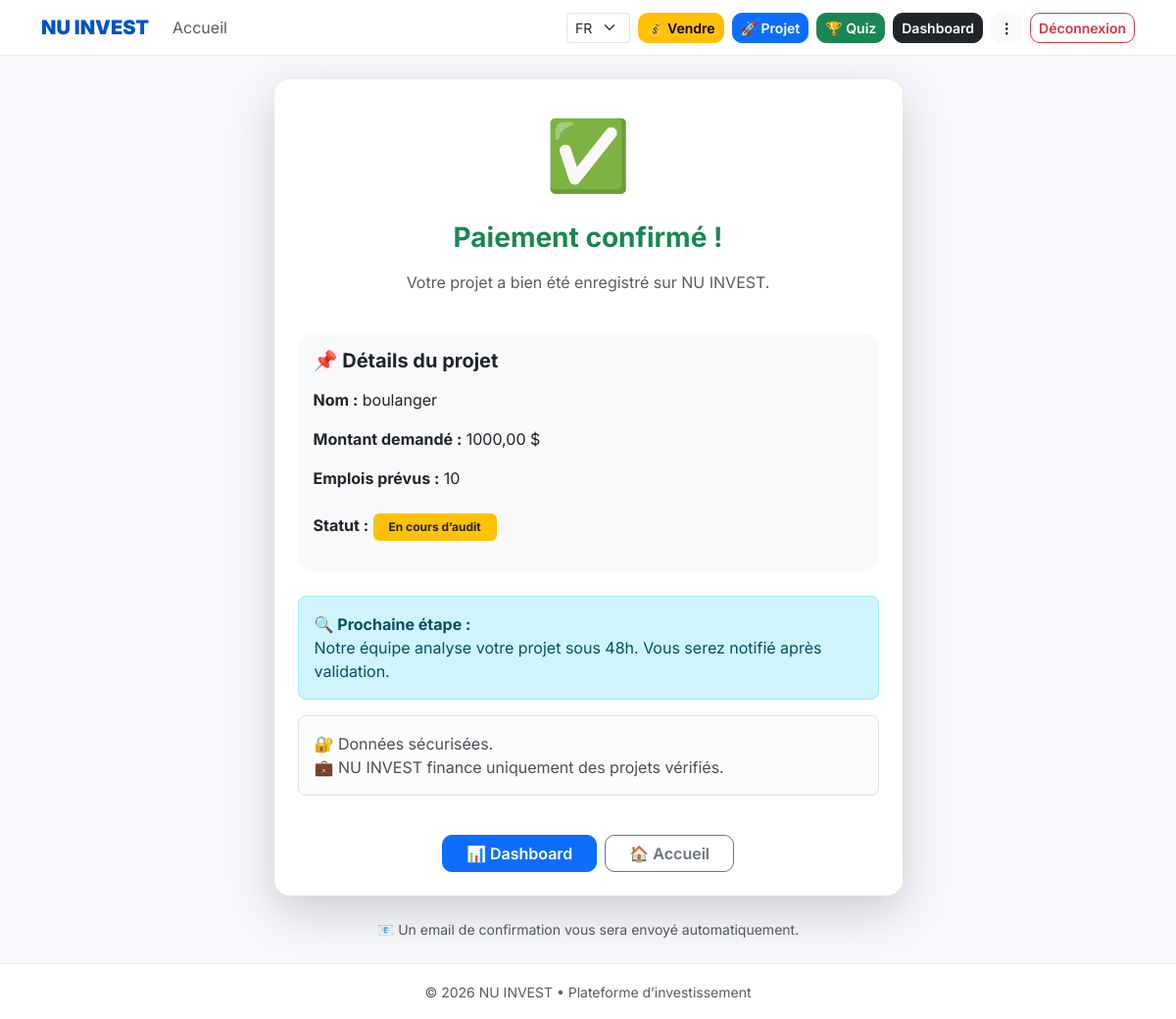
The app's page /projets/confirmation/ (signed in) with its own data.
### platform_invest/models.py (models this page shows, shortened)
class Project(models.Model):
    STATUS_CHOICES = [
        ('PENDING', 'En attente'),
        ('REVIEW', 'En analyse'),
        ('APPROVED', 'Approuvé'),
        ('FUNDED', 'Financé'),
        ('REJECTED', 'Rejeté'),
    ]
    owner = models.ForeignKey(User, on_delete=models.CASCADE, related_name='projects')
    project_name = models.CharField(max_length=200)
    slug = models.SlugField(blank=True, null=True)  # ⚠️ pas unique
    description = models.TextField()
    jobs_to_create = models.PositiveIntegerField()
    amount_needed = models.DecimalField(max_digits=12, decimal_places=2)
    amount_raised = models.DecimalField(max_digits=12, decimal_places=2, default=0)
    status = models.CharField(max_length=15, choices=STATUS_CHOICES, default='PENDING')
    location = models.CharField(max_length=255, blank=True, null=True)
    image = models.ImageField(upload_to='projects/', blank=True, null=True)
    created_at = models.DateTimeField(auto_now_add=True)

### platform_invest/views.py (the view)
# urls.py: path('projets/confirmation/', v.confirmation_paiement, name='confirmation'),
@login_required
def confirmation_paiement(request):
    project = Project.objects.filter(owner=request.user).last()
    return render(request, 'platform_invest/confirmation.html', {
        'project': project
    })

### platform_invest/templates/platform_invest/confirmation.html (shortened to what this page needs)
{% extends "platform_invest/base.html" %}
{% load i18n %}
{% block content %}
<div class="row justify-content-center">
    <div class="col-lg-7">
        <div class="card border-0 shadow-lg rounded-4 p-4 text-center">
            <div class="mb-3">
                <div style="font-size:70px;">✅</div>
            </div>
            <h3 class="fw-bold text-success">
                Paiement confirmé !
            </h3>
            <p class="text-muted mt-2">
                Votre projet a bien été enregistré sur NU INVEST.
            </p>
            {% if project %}
            <div class="card mt-4 border-0 bg-light rounded-4 p-3 text-start">
                <h5 class="fw-bold mb-3">📌 Détails du projet</h5>
                <p><strong>Nom :</strong> {{ project.project_name }}</p>
                <p><strong>Montant demandé :</strong> {{ project.amount_needed }} $</p>
                <p><strong>Emplois prévus :</strong> {{ project.jobs_to_create }}</p>
                <p class="mt-2">
                    <strong>Statut :</strong>
                    <span class="badge bg-warning text-dark px-3 py-2">
                        En cours d’audit
                    </span>
                </p>
            </div>
            {% endif %}
            <div class="alert alert-info mt-4 text-start rounded-3">
                <strong>🔍 Prochaine étape :</strong><br>
                Notre équipe analyse votre projet sous 48h.
                Vous serez notifié après validation.
            </div>
            <div class="alert alert-light border text-start rounded-3">
                🔐 Données sécurisées.<br>
                💼 NU INVEST finance uniquement des projets vérifiés.
            </div>
            <div class="mt-4 d-flex justify-content-center gap-2 flex-wrap">
                <a href="{% url 'dashboard' %}" class="btn btn-primary px-4">
                    📊 Dashboard
                </a>
                <a href="{% url 'home' %}" class="btn btn-outline-secondary px-4">
                    🏠 Accueil
                </a>
            </div>
        </div>
        <div class="text-center mt-4 text-muted small">
            📧 Un email de confirmation vous sera envoyé automatiquement.
        </div>
    </div>
</div>
{% endblock %}

### platform_invest/templates/platform_invest/base.html (style rules this page uses)
:root { --primary: #0052cc; }
body { font-family: 'Inter', sans-serif; background: #f6f8fb; }
.btn { border-radius: 10px; font-weight: 600; }
.card { border-radius: 16px; }

### records on screen
Project: project_name "boulanger", amount_needed "1000,00", jobs_to_create "10"
